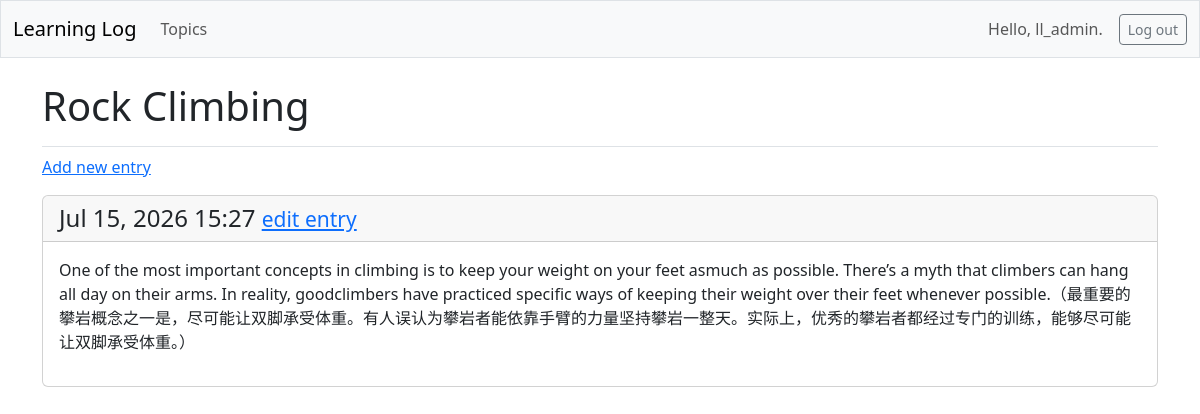
The page /topics/2/ (signed in) on the database its author committed.
### learning_logs/models.py (models this page shows, shortened)
class Topic(models.Model):
    text = models.CharField(max_length=200)
    date_added = models.DateTimeField(auto_now_add=True)
    owner = models.ForeignKey(User, on_delete=models.CASCADE)

class Entry(models.Model):
    topic = models.ForeignKey(Topic, on_delete=models.CASCADE)
    text = models.TextField()
    date_added = models.DateTimeField(auto_now_add=True)
    class Meta:
        verbose_name_plural = "entries"

### learning_logs/views.py (the view)
# urls.py: path('topics/<int:topic_id>/', views.topic, name='topic'),
@login_required
def topic(request, topic_id):
    topic = Topic.objects.get(id=topic_id)
    if topic.owner != request.user:
        raise Http404
    entries = topic.entry_set.order_by('-date_added')
    context = {'topic': topic, 'entries': entries}
    return render(request, 'learning_logs/topic.html', context)

### learning_logs/templates/learning_logs/topic.html
{% extends 'learning_logs/base.html' %}
{% block page_header %}
  <h1>{{ topic.text }}</h1>
{% endblock page_header %}
{% block content %}
  <p>
    <a href="{% url 'learning_logs:new_entry' topic.id %}">Add new entry</a>
  </p>
    {% for entry in entries %}
      <div class="card mb-3">
        <h4 class="card-header">
          {{ entry.date_added|date:'M d, Y H:i' }}
          <small>
            <a href="{% url 'learning_logs:edit_entry' entry.id %}">edit entry</a>
          </small>
        </h4>
        <div class="card-body">{{ entry.text|linebreaks }}</div>
      </div>
    {% empty %}
      <p>There are no entries for this topic yet.</p>
    {% endfor %}
{% endblock content %}

### learning_logs/templates/learning_logs/base.html (shortened to what this page needs)
<!DOCTYPE html>
<html lang="en">
<head>
    {% load django_bootstrap5 %}
    {% bootstrap_css %}
</head>
<body>
    <nav class="navbar navbar-expand-md navbar-light bg-light mb-4 border">
        <div class="container-fluid">
            <a class="navbar-brand" href="{% url 'learning_logs:index' %}">Learning Log</a>
            <div class="collapse navbar-collapse" id="navbarCollapse">
                <ul class="navbar-nav me-auto mb-2 mb-md-0">
                    <li class="nav-item">
                        <a class="nav-link" href="{% url 'learning_logs:topics' %}" aria-current="page">Topics</a>
                    </li>
                </ul> <! -- 定义导航栏左侧链接的代码到此结束 -->
                <div class="d-flex align-items-center ms-auto gap-3">
                    <ul class="navbar-nav mb-2 mb-md-0">
                        {% if user.is_authenticated %}
                            <li class="nav-item">
                                <span class="navbar-text">Hello, {{ user.username }}.</span>
                            </li>
                        {% endif %}
                    </ul>
                    {% if user.is_authenticated %}
                        <form action="{% url 'accounts:logout' %}" method="post">
                            <button type="submit" class="btn btn-outline-secondary btn-sm">Log out</button>
                        </form>
                    {% endif %}
                </div>
            </div> <! -- 定义导航栏可折叠部分的代码到此结束 -->
        </div> <! -- 定义导航栏容器的代码到此结束 -->
    </nav> <! -- 定义导航栏的代码到此结束 -->
    <main class="container">
        <div class="pb-2 mb-2 border-bottom">
            {% block page_header %}{% endblock page_header %}
        </div>
        <div>
            {% block content %}{% endblock content %}
        </div>
    </main>
</body>
</html>

### rows shown on the page
Topic: text "Rock Climbing"
Entry: date_added "Jul 15, 2026 15:27", text "One of the most important concepts in climbing is to keep your weight on your feet asmuch as possible. There’s a myth that climbers can hang all day on their arms. In reality, goodclimbers have practiced specific ways of keeping their weight over their feet whenever possible.（最重要的攀岩概念之一是，尽可能让双脚承受体重。有人误认为攀岩者能依靠手臂的力量坚持攀岩一整天。实际上，优秀的攀岩者都经过专门的训练，能够尽可能让双脚承受体重。）"

### other values the page prints
{{ user.username }} "ll_admin"
